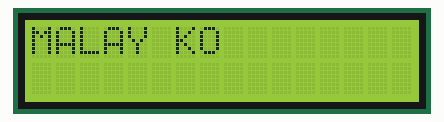
This sketch was run on a simulated Arduino Uno, built with avr-gcc and run on an emulated ATmega328P. Shown: 16×2 character LCD.

Above: at 0.1 s.
At 3.1 s:
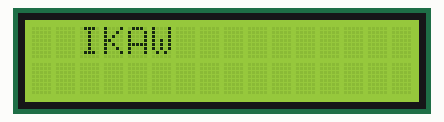
At 14.3 s:
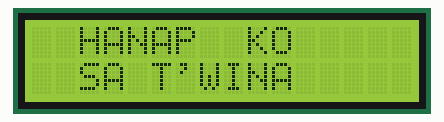
At 20.0 s:
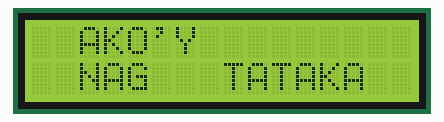
At 28.7 s:
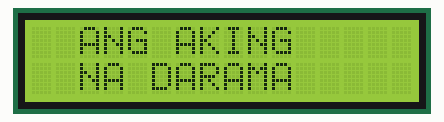
At 34.3 s:
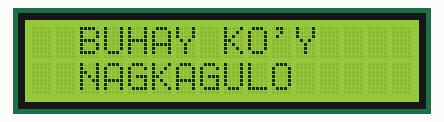

Measured:
- what the display in image 1 shows lasts 0.5 s, from 3.1 s to 3.6 s
- what the display in image 2 shows lasts 2.5 s, from 14.2 s to 16.7 s
- what the display in image 3 shows lasts 2.7 s, from 19.9 s to 22.6 s
- what the display in image 5 shows lasts 2.4 s, from 34.3 s to 36.7 s

The sketch:

malay-ko-lyrics-code.ino
```cpp
#include <Wire.h>
#include <LiquidCrystal_I2C.h>

LiquidCrystal_I2C lcd(0x27, 16, 2);

void setup(){

  lcd.init();
  lcd.backlight();
  lcd.setCursor(0, 0);
  lcd.print("MALAY KO");
  delay(3000);
  lcd.clear();

}

void loop(){

  lcd.setCursor(2, 0);
  lcd.print("IKAW");
  delay(500);
  lcd.setCursor(7, 0);
  lcd.print("PA");
  delay(200);
  lcd.setCursor(2, 1);
  lcd.print("RIN");
  delay(500);
  lcd.setCursor(6, 1);
  lcd.print("ANG");
  delay(500);

  lcd.clear();
  delay(400);

  lcd.setCursor(2, 0);
  lcd.print("NA");
  delay(500);
  lcd.setCursor(4, 0);
  lcd.print("KI");
  delay(600);
  lcd.setCursor(6, 0);
  lcd.print("KI");
  delay(700);
  lcd.setCursor(8, 0);
  lcd.print("TA");
  delay(600);

  lcd.clear();
  delay(900);

  lcd.setCursor(2, 0);
  lcd.print("ANG");
  delay(600);
  lcd.setCursor(2, 1);
  lcd.print("YAKAP");
  delay(600);
  lcd.setCursor(8, 1);
  lcd.print("MO");
  delay(600);

  lcd.clear();
  delay(1500);

  lcd.setCursor(2, 0);
  lcd.print("HANAP");
  delay(800);
  lcd.setCursor(9, 0);
  lcd.print("KO");
  delay(900);
  lcd.setCursor(2, 1);
  lcd.print("SA");
  delay(700);
  lcd.setCursor(5, 1);
  lcd.print("T'WINA");
  delay(2500);

  lcd.clear();
  delay(1500);

  lcd.setCursor(2, 0);
  lcd.print("AKO'Y");
  delay(900);
  lcd.setCursor(2, 1);
  lcd.print("NAG");
  delay(750);
  lcd.setCursor(8, 1);
  lcd.print("TATAKA");
  delay(2700);
  lcd.setCursor(8, 0);
  lcd.print("NAIIBA");
  delay(2900);

  lcd.clear();
  delay(800);

  lcd.setCursor(2, 0);
  lcd.print("ANG");
  delay(900);
  lcd.setCursor(6, 0);
  lcd.print("AKING");
  delay(1200);
  lcd.setCursor(2, 1);
  lcd.print("NA");
  delay(200);
  lcd.setCursor(5, 1);
  lcd.print("DARAMA");
  delay(2500);


  lcd.clear();
  delay(600);

  lcd.setCursor(2, 0);
  lcd.print("BUHAY");
  delay(1000);
  lcd.setCursor(8, 0);
  lcd.print("KO'Y");
  delay(1500);
  lcd.setCursor(2, 1);
  lcd.print("NAGKAGULO");
  delay(2400);

  lcd.clear();
  delay(900);

  lcd.setCursor(2, 0);
  lcd.print("MULA");
  delay(900);
  lcd.setCursor(2, 1);
  lcd.print("NANG");
  delay(400);
  lcd.setCursor(7, 1);
  lcd.print("IKA'Y");
  delay(900);

  lcd.clear();
  delay(600);

  lcd.setCursor(2, 0);
  lcd.print("IWANAN");
  delay(800);
  lcd.setCursor(2, 1);
  lcd.print("KO...");

  delay(3000);

  lcd.clear();
  delay(2000);

}
```
